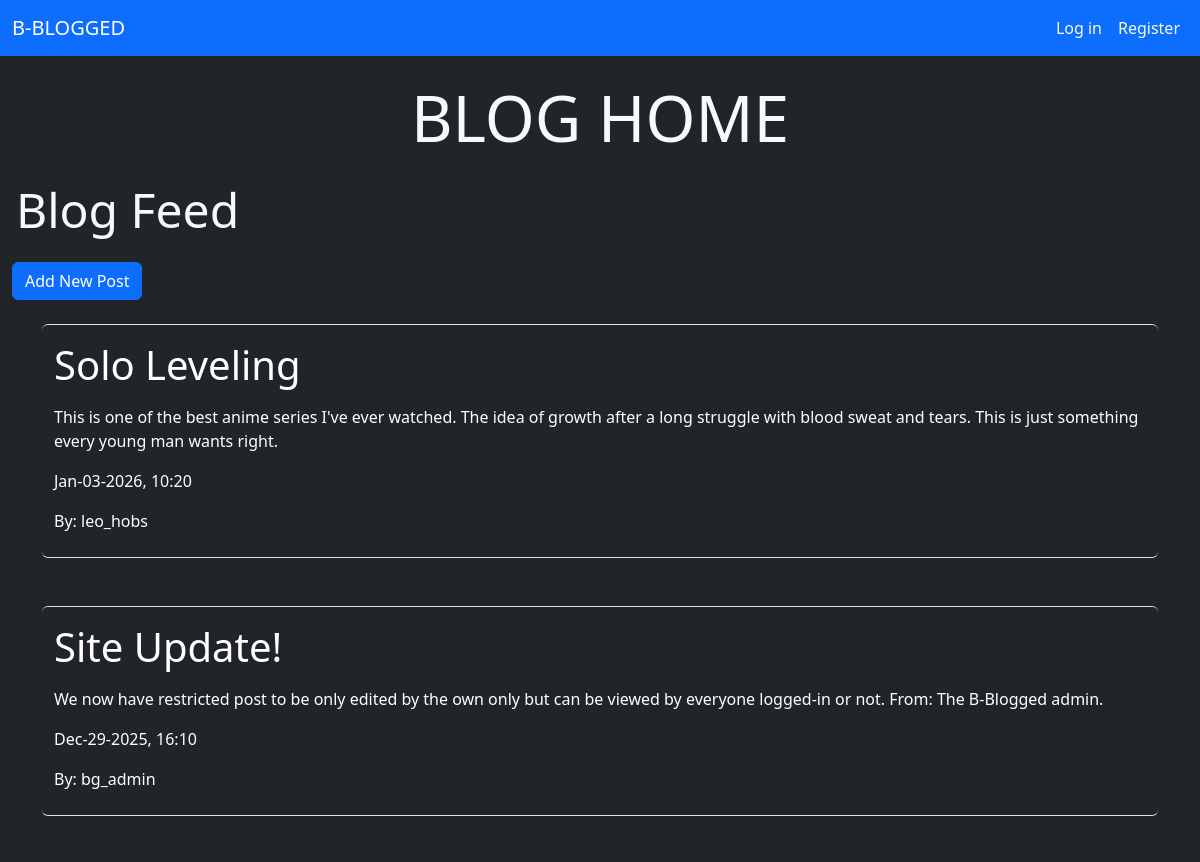
/ (upper part), run on an earlier commit of the app's database.
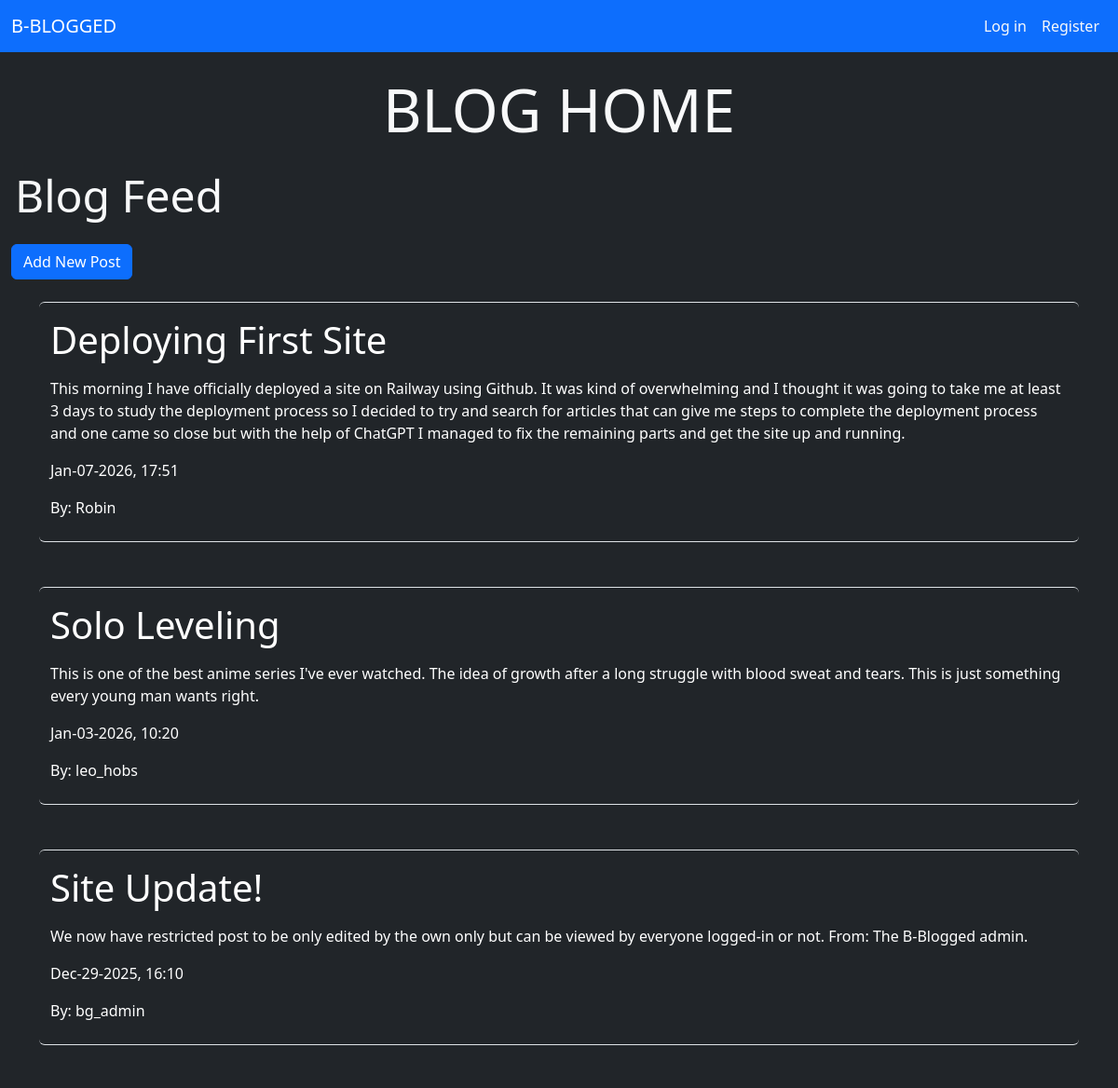
And on a later commit of the database.
### blogs/models.py (models this page shows, shortened)
class BlogPost(models.Model):
    title = models.CharField(max_length=80)
    text = models.TextField()
    date_added = models.DateTimeField(auto_now_add=True)
    owner = models.ForeignKey(User, on_delete=models.CASCADE)

### blogs/views.py (the view)
# urls.py: path('', views.index, name='index'),
def index(request):
    posts = BlogPost.objects.order_by('-date_added')
    context = {'posts':posts}
    return render(request, 'blogs/index.html', context)

### blogs/templates/blogs/index.html (shortened to what this page needs)
{% extends 'blogs/base.html' %}
{% block content %}
    <div class="container-fluid text-center pt-4">
       <span class="display-3 text-light">BLOG HOME</span>
    </div>
    <div class="container w-29 m-1 mt-4 mb-4">
        <span class="display-5 text-light">
            Blog Feed
        </span>
    </div>
    <div class="container m-0">
        <a href="{% url 'add_post' %}" class="btn btn-primary">Add New Post</a>
    </div>
    <div class="container mt-4">
        {% for post in posts %}
        <div class="container text-bg-dark rounded border-bottom border-top border-5-light mb-5 pt-3">
            <div>
                <span class="display-6">{{ post.title|linebreaks }}</span>
                <p>{{ post.text }}</p>
            </div>
            <div>
                <p>{{ post.date_added|date:'M-d-Y, H:i' }}</p>
                <p>By: {{ post.owner }} </p>
            </div>
        </div>
        {% empty %}
        <div>
            <p>No Blog posts available.</p>
        </div>
        {% endfor %}
    </div>
{% endblock %}

What changed in the data, as far as the page shows it:
added BlogPost: title "Deploying First Site", text "This morning I have officially deployed a site on Railway using Github. It was kind of overwhelming and I thought it was going to take me at least 3 days to study the deployment process so I decided to try and search for articles that can give me steps to complete the deployment process and one came so close but with the help of ChatGPT I managed to fix the remaining parts and get the site up and running.", date_added "Jan-07-2026, 17:51", owner "Robin"
